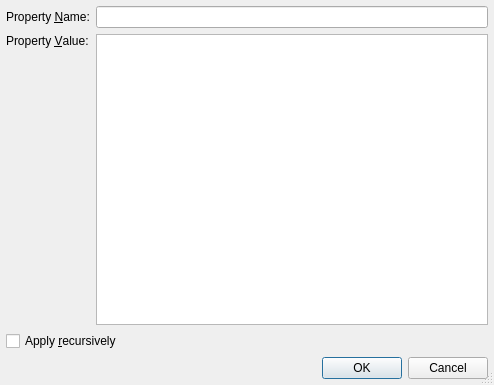
<ui version="4.0" >
 <class>SvnPropSetDialog</class>
 <widget class="QDialog" name="SvnPropSetDialog" >
  <property name="geometry" >
   <rect>
    <x>0</x>
    <y>0</y>
    <width>494</width>
    <height>385</height>
   </rect>
  </property>
  <property name="windowTitle" >
   <string>Set Subversion Property</string>
  </property>
  <property name="sizeGripEnabled" >
   <bool>true</bool>
  </property>
  <layout class="QVBoxLayout" >
   <item>
    <layout class="QGridLayout" >
     <item row="1" column="1" >
      <widget class="QTextEdit" name="propTextEdit" >
       <property name="toolTip" >
        <string>Enter text of the property</string>
       </property>
       <property name="tabChangesFocus" >
        <bool>true</bool>
       </property>
       <property name="acceptRichText" >
        <bool>false</bool>
       </property>
      </widget>
     </item>
     <item row="0" column="0" >
      <widget class="QLabel" name="textLabel1" >
       <property name="text" >
        <string>Property &amp;Name:</string>
       </property>
       <property name="buddy" >
        <cstring>propNameEdit</cstring>
       </property>
      </widget>
     </item>
     <item row="0" column="1" >
      <widget class="QLineEdit" name="propNameEdit" >
       <property name="toolTip" >
        <string>Enter the name of the property to be set</string>
       </property>
      </widget>
     </item>
     <item row="2" column="0" colspan="2" >
      <widget class="QCheckBox" name="recurseCheckBox" >
       <property name="toolTip" >
        <string>Select to apply the property recursively</string>
       </property>
       <property name="text" >
        <string>Apply &amp;recursively</string>
       </property>
      </widget>
     </item>
     <item row="1" column="0" >
      <widget class="QLabel" name="label" >
       <property name="text" >
        <string>Property &amp;Value:</string>
       </property>
       <property name="alignment" >
        <set>Qt::AlignLeading|Qt::AlignLeft|Qt::AlignTop</set>
       </property>
       <property name="buddy" >
        <cstring>propTextEdit</cstring>
       </property>
      </widget>
     </item>
    </layout>
   </item>
   <item>
    <widget class="QDialogButtonBox" name="buttonBox" >
     <property name="orientation" >
      <enum>Qt::Horizontal</enum>
     </property>
     <property name="standardButtons" >
      <set>QDialogButtonBox::Cancel|QDialogButtonBox::Ok</set>
     </property>
    </widget>
   </item>
  </layout>
 </widget>
 <layoutdefault spacing="6" margin="6" />
 <pixmapfunction>qPixmapFromMimeSource</pixmapfunction>
 <tabstops>
  <tabstop>propNameEdit</tabstop>
  <tabstop>propTextEdit</tabstop>
  <tabstop>recurseCheckBox</tabstop>
 </tabstops>
 <resources/>
 <connections>
  <connection>
   <sender>buttonBox</sender>
   <signal>accepted()</signal>
   <receiver>SvnPropSetDialog</receiver>
   <slot>accept()</slot>
   <hints>
    <hint type="sourcelabel" >
     <x>28</x>
     <y>362</y>
    </hint>
    <hint type="destinationlabel" >
     <x>28</x>
     <y>386</y>
    </hint>
   </hints>
  </connection>
  <connection>
   <sender>buttonBox</sender>
   <signal>rejected()</signal>
   <receiver>SvnPropSetDialog</receiver>
   <slot>reject()</slot>
   <hints>
    <hint type="sourcelabel" >
     <x>94</x>
     <y>366</y>
    </hint>
    <hint type="destinationlabel" >
     <x>94</x>
     <y>383</y>
    </hint>
   </hints>
  </connection>
 </connections>
</ui>
